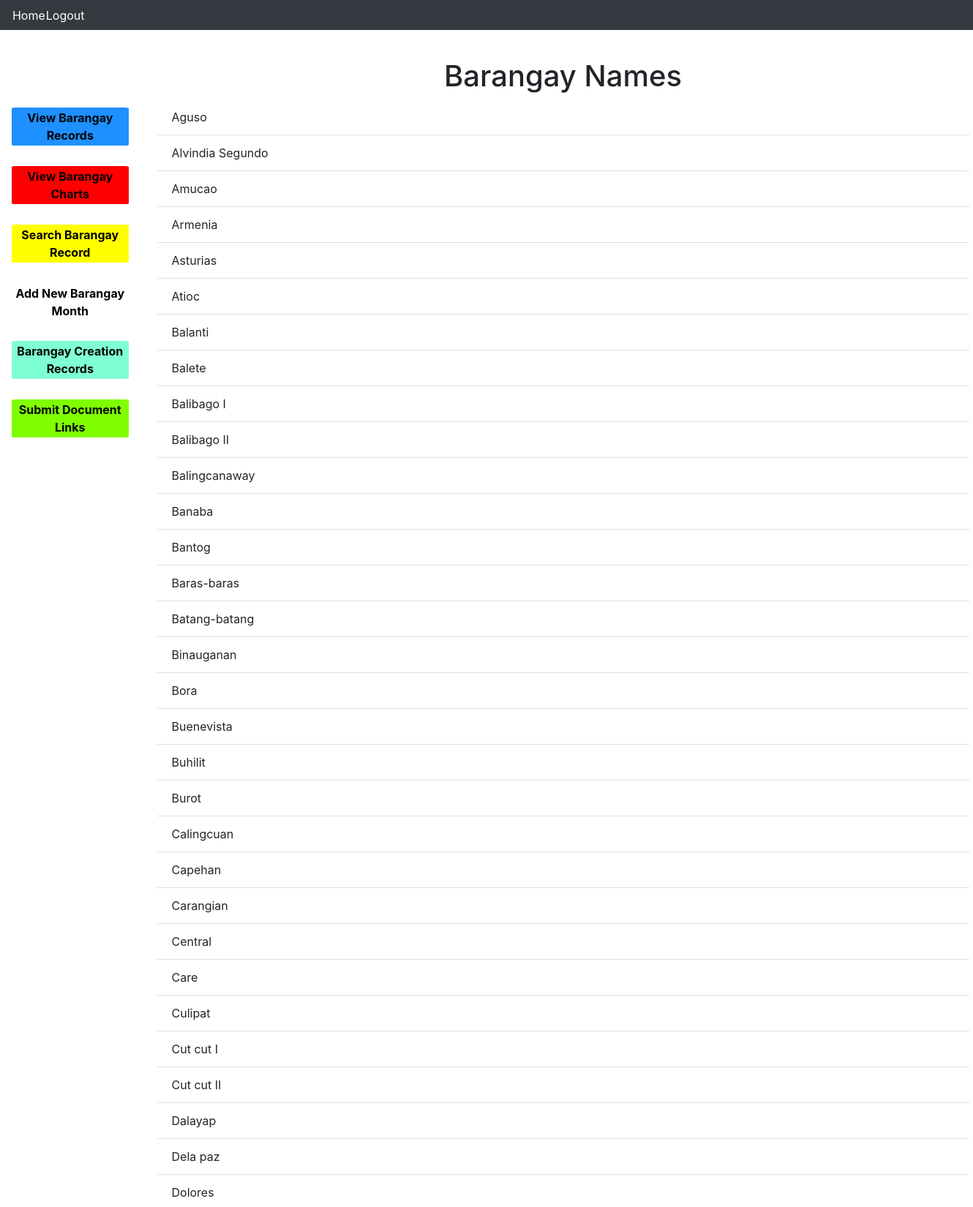
/barangay_names (signed in, upper part), run on the app's committed database.
### website/models.py (models this page shows)
class Barangay_Names(db.Model):
    id = db.Column(db.Integer, primary_key=True)
    barang_name = db.Column(db.String(10000))

### website/views.py (the view)
@views.route('/barangay_names', methods=['GET', 'POST'])
@login_required
def barangay_names():
    barangay_names = Barangay_Names.query.all()
    return render_template("barangay_names.html", user=current_user, barangay_names=barangay_names)

### website/templates/barangay_names.html
{% extends "base.html" %} {% block title %}Home{% endblock %} {% block content
    %}
    <h1 align="center">Barangay Names</h1>
    <ul class="list-group list-group-flush" id="notes">
      {% for name in barangay_names %}
      <li class="list-group-item">
        {{ name.barang_name }}
      </li>
      {% endfor %}
    </ul>
    {% endblock %}

### data on the page
Barangay_Names: barang_name "Aguso"
Barangay_Names: barang_name "Alvindia Segundo"
Barangay_Names: barang_name "Amucao"
Barangay_Names: barang_name "Armenia"
Barangay_Names: barang_name "Asturias"
Barangay_Names: barang_name "Atioc"
Barangay_Names: barang_name "Balanti"
Barangay_Names: barang_name "Balete"
Barangay_Names: barang_name "Balibago I"
Barangay_Names: barang_name "Balibago II"
Barangay_Names: barang_name "Balingcanaway"
Barangay_Names: barang_name "Banaba"
Barangay_Names: barang_name "Bantog"
Barangay_Names: barang_name "Baras-baras"
Barangay_Names: barang_name "Batang-batang"
Barangay_Names: barang_name "Binauganan"
Barangay_Names: barang_name "Bora"
Barangay_Names: barang_name "Buenevista"
Barangay_Names: barang_name "Buhilit"
Barangay_Names: barang_name "Burot"
Barangay_Names: barang_name "Calingcuan"
Barangay_Names: barang_name "Capehan"
Barangay_Names: barang_name "Carangian"
Barangay_Names: barang_name "Central"
Barangay_Names: barang_name "Care"
Barangay_Names: barang_name "Culipat"
Barangay_Names: barang_name "Cut cut I"
Barangay_Names: barang_name "Cut cut II"
Barangay_Names: barang_name "Dalayap"
Barangay_Names: barang_name "Dela paz"
Barangay_Names: barang_name "Dolores"
